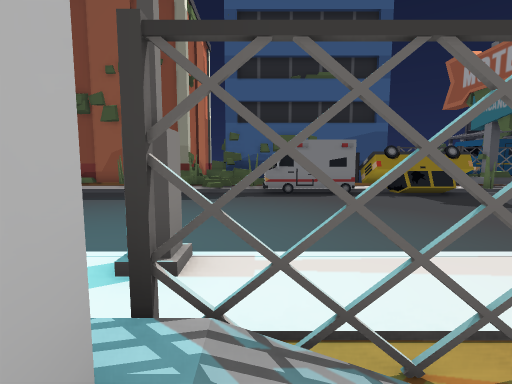
View 1 (above)

20 first-person views from a walk through a scene from a Unity 3-D project. The camera is 1.4 m above the floor, tilts 6° down and sees 85° across. The floor is counted in squares, 2 m on a side. Each view is taken from the middle of a square. On the plan, view 1 faces up. The plan holds only what a view shows up to about 9 squares ahead; the rest is blank. The place goes on beyond the plan. The player character is not drawn. Some surface patterns are stand-ins.

View 2
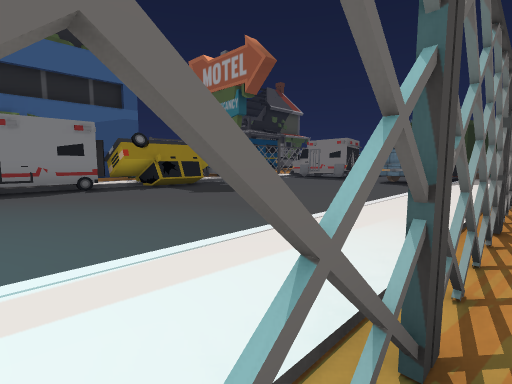

View 3
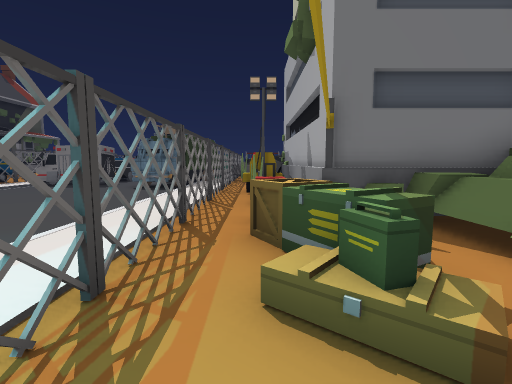

View 4
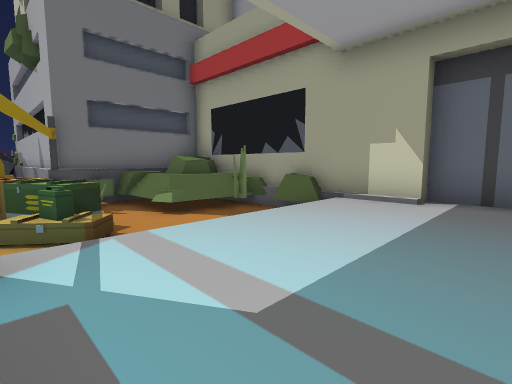

View 5
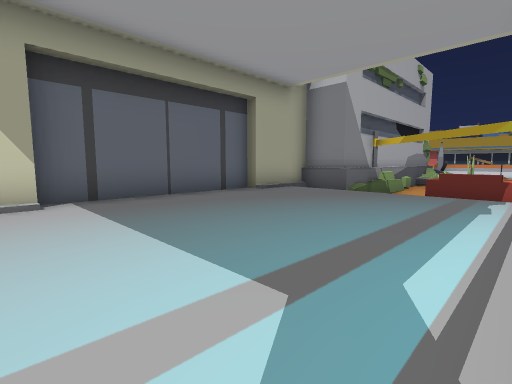

View 6
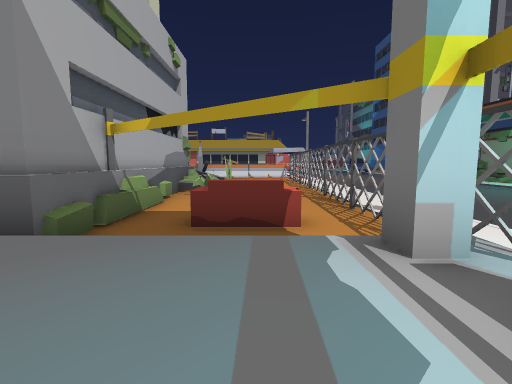

View 7
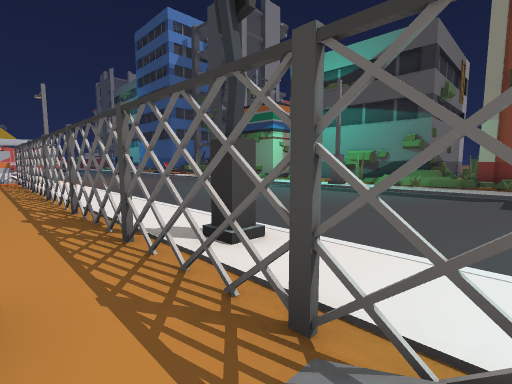

View 8
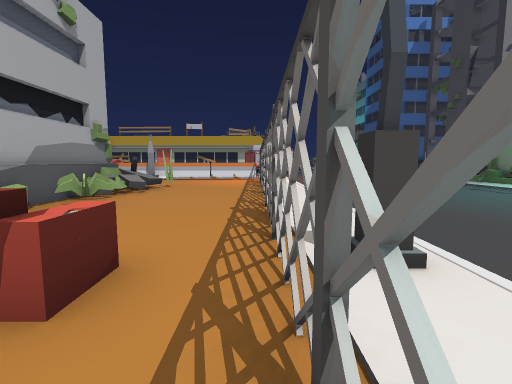

View 9
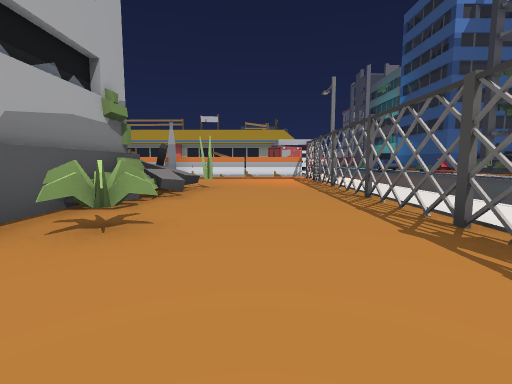

View 10
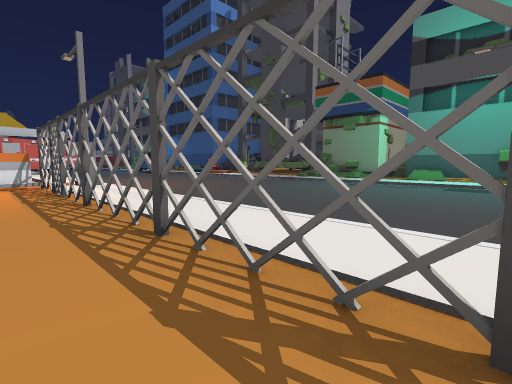

View 11
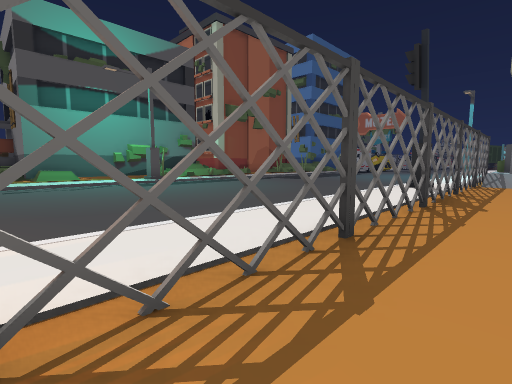

View 12
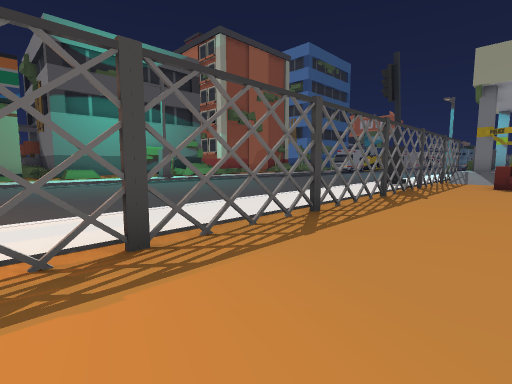

View 13
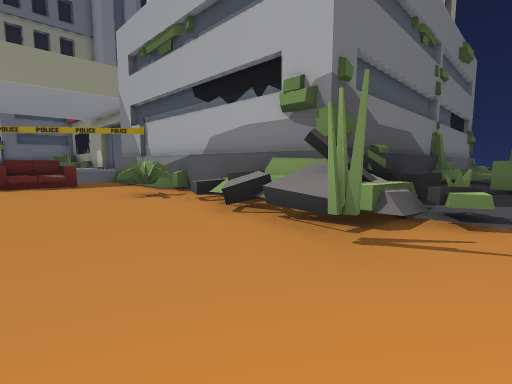

View 14
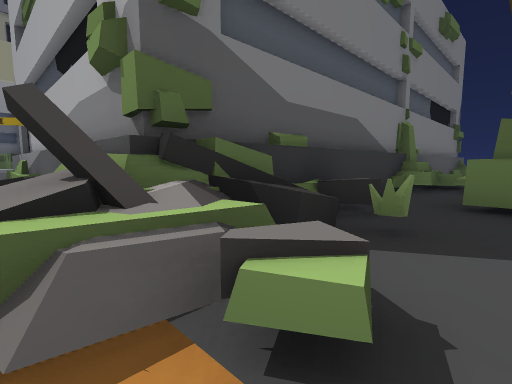

View 15
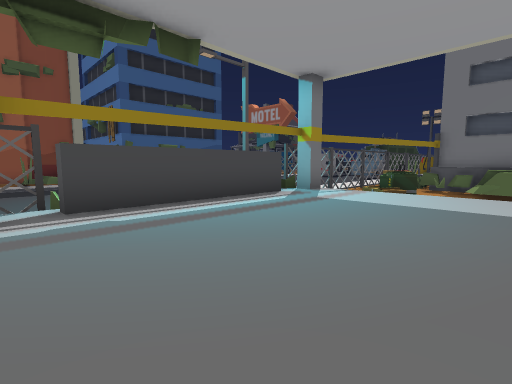

View 16
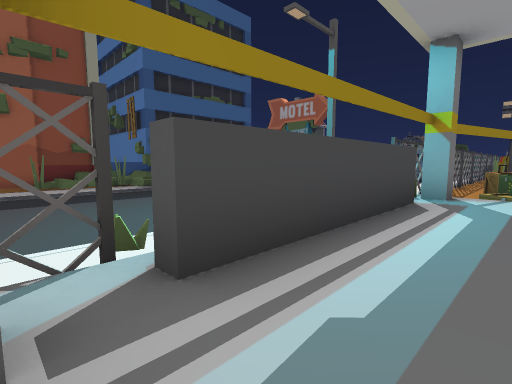

View 17
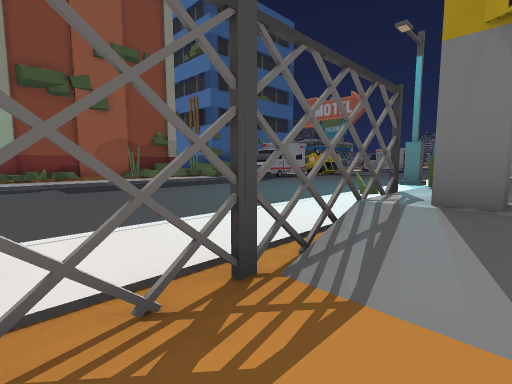

View 18
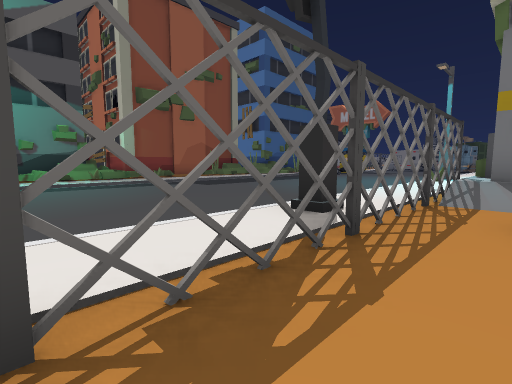

View 19
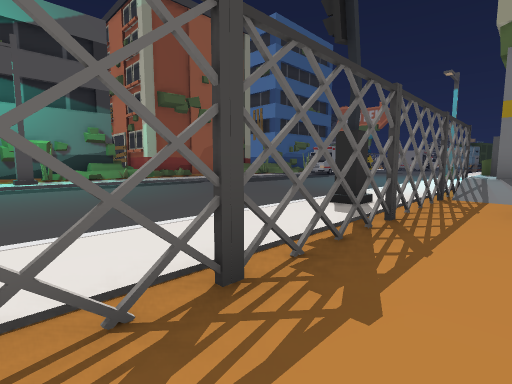

View 20
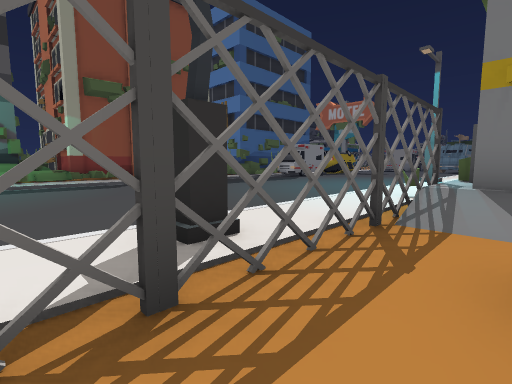

### Floor plan
Key: @ floor where view 1 was taken; # wall or solid block; x gap in a wall; . main floor; : floor 0.25 m higher than the main floor; + floor 1 m higher than the main floor; / step, stairs or slope; = window, fence, low wall or low ledge; ^ raised ledge; C car; S sofa; T thing the floor can be seen under or through; O other object.
Columns run from 20 left of view 1 to 5 right of it. Each row starts with its distance up from view 1.
 12          # #
 11  :::::#: =:::       O
 10  //////////////     OO# CC
  9 ................   .....CC
  8 ..........................
  7 ..........................
  6 ..........................
  5 ..........................
  4 ..........................
  3 //////////////////////////
  2 :::::::::O::/:::::://:::::
  1 TTTxTTx#x###/+######/:####
  0 ::::::::::::/##+++++@.OOOO
 -1 ::::::::::S:/+++++++/OOOO#
 -2 :#::::::::S:/+++++++/...##
 -3 :/#==^x:::::/+++++++//.==#
 -4 :=##########/+++++++//#=^#
 -5 ::#        #//+++++//###^#
 -6 :=#        ###########
 -7 :#=
 -8 #:/
 -9  :=
-10  =#
-11  :^
-12  :#
-13   #

Positions as (right, up) in squares from view 1, and headings:
1: (0, 0), facing up
2: (1, 1), facing up-right
3: (0, 0), facing right
4: (-3, 0), facing down-right
5: (-1, 0), facing down-left
6: (-5, -1), facing left
7: (-8, 0), facing up-left
8: (-8, 1), facing left
9: (-11, -1), facing left
10: (-14, 0), facing up-left
11: (-19, 0), facing up-right
12: (-20, -1), facing up-right
13: (-20, 0), facing down-right
14: (-20, -3), facing down-right
15: (-7, -4), facing up-right
16: (-7, -1), facing up-right
17: (-10, 0), facing up-right
18: (-14, 0), facing up-right
19: (-15, 0), facing up-right
20: (-12, 0), facing up-right
